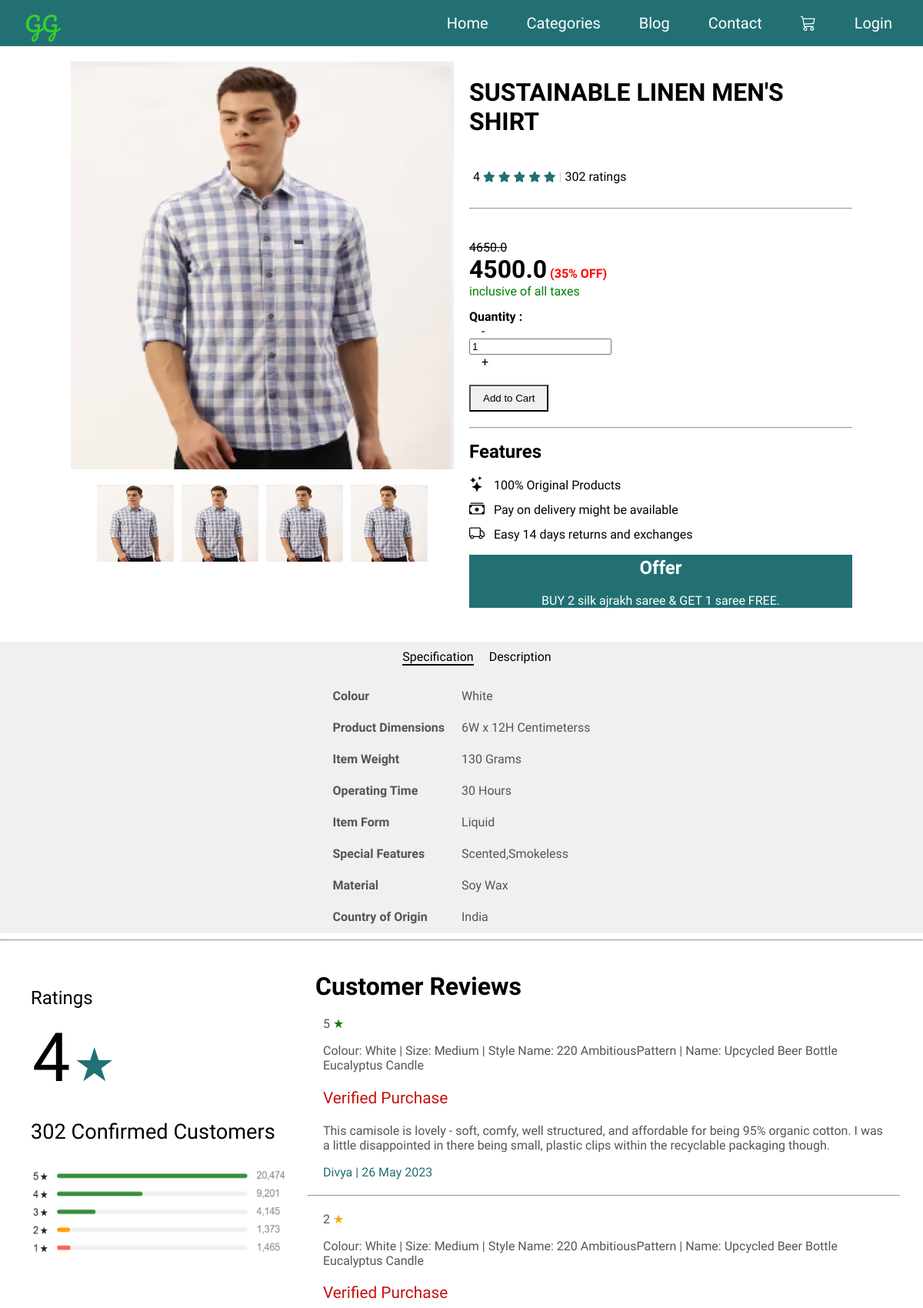
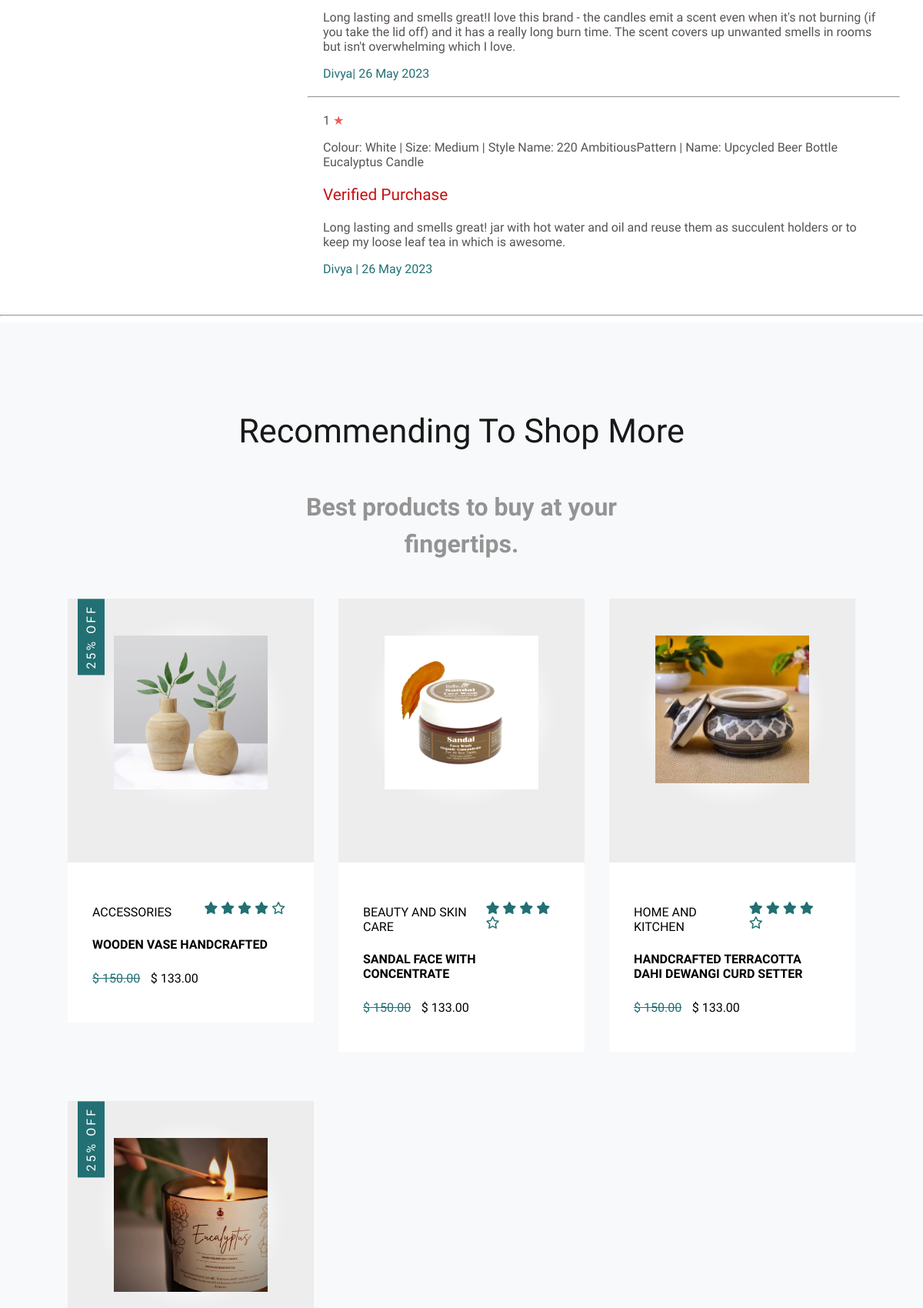
/product/linen-shirt (upper part), run on the app's committed database (2 pictures, top to bottom).
### shop/models.py (models this page shows, shortened)
class Item(models.Model):
    CATEGORY_CHOICES = [
        ('Beauty & Skin Care', 'Beauty & Skin Care'),
        ('Clothing', 'Clothing'),
        ('Home & Kitchen', 'Home & Kitchen'),
        ('Accessories', 'Accessories'),
    ]
    title = models.CharField(max_length=100)
    price = models.FloatField()
    discount_price = models.FloatField(blank=True, null=True)
    category = models.CharField(max_length=100, choices=CATEGORY_CHOICES)
    description = models.TextField(null=True, blank=True)
    image = models.ImageField(upload_to='static/images/', blank=True, null=True)
    slug = models.SlugField()

### shop/views.py (the view, shortened to what this page needs)
# urls.py: path('product/<slug:product_slug>', product, name='product'),
def product(request, product_slug):
    product = Item.objects.get(slug=product_slug)
    return render(request, 'product.html', {'product': product})

### templates/product.html (shortened to what this page needs)
{% extends 'base.html' %}
{% load static %}
{% block head %}
    <link rel="stylesheet" href="{% static 'css/product_view_page.css' %}" />
{% endblock %}
{% block content %}
    <div class="small-container container">
      <div class="row">
        <div class="col2">
          <img style="height: 530px" src="{{product.image.url}}" id="productimg" />
          <div class="small-image-box">
            <img src="{{product.image.url}}" class="smallimg" />
            <img src="{{product.image.url}}" class="smallimg" />
            <img src="{{product.image.url}}" class="smallimg" />
            <img src="{{product.image.url}}" class="smallimg" />
          </div>
        </div>
        <div class="col2 col2-1">
          <h1 class="m">{{product.title}}</h1>
          <div class="rating">
            <p class="rate">4</p>
            <span class="fa fa-star checked"></span>
            <span class="fa fa-star checked"></span>
            <span class="fa fa-star checked"></span>
            <span class="fa fa-star checked"></span>
            <span class="fa fa-star"></span>
            <p class="rate a2">|</p>
            <p class="rate">302 ratings</p>
          </div>
          <hr />
          <div class="money">
            <p class="cancel">{{product.price}}</p>
            <h4 class="a3">{{product.discount_price}}</h4>
            <p class="a4">(35% OFF)</p>
            <p class="a5" style="color: green">inclusive of all taxes</p>
          </div>
          <h1 class="a6">Quantity :</h1>
          <form method="POST">
          <div class="quantity-box">
            <div class="quantity-btn" onclick="decreaseQuantity()">-</div>
            <input id="quantity-display" name="qty" value="1"></input>
            <div class="quantity-btn" onclick="increaseQuantity()">+</div>
          </div>
          <div class="buy">
            <button type="submit" class="a7">Add to Cart</button>
          </div>
        </form>
          <hr />
          <h1 class="a10">Features</h1>
          <ul>
            <li><i class="bi bi-stars"></i> &nbsp 100% Original Products </li>
            <li><i class="bi bi-cash-stack"></i> &nbsp Pay on delivery might be available </li>
            <li><i class="bi bi-truck"></i> &nbsp Easy 14 days returns and exchanges </li>
          </ul>
          <div class="offer">
            <p class="a9">Offer</p>
            <p>BUY 2 silk ajrakh saree & GET 1 saree FREE.</p>
          </div>
        </div>
      </div>
    </div>
      <div class="tab">
        <ul class="tab-box">
          <li class="tab_btn active" style="color: black">Specification</li>
          <li class="tab_btn" style="color: black">Description</li>
          <div class="line"></div>
        </ul>
        <div class="content_box">
          <div class="content active">
            <table>
              <tr>
                <td class="boldd">Colour</td>
                <td>White</td>
              </tr>
              <tr>
                <td class="boldd">Product Dimensions</td>
                <td>6W x 12H Centimeterss</td>
              </tr>
              <tr>
                <td class="boldd">Item Weight</td>
                <td>130 Grams</td>
              </tr>
              <tr>
                <td class="boldd">Operating Time</td>
                <td>30 Hours</td>
              </tr>
              <tr>
                <td class="boldd">Item Form</td>
                <td>Liquid</td>
              </tr>
              <tr>
                <td class="boldd">Special Features</td>
                <td>Scented,Smokeless</td>
              </tr>
              <tr>
                <td class="boldd">Material</td>
                <td>Soy Wax</td>
              </tr>
              <tr>
                <td class="boldd">Country of Origin</td>
                <td>India</td>
              </tr>
            </table>
          </div>
        </div>
      </div>
    <hr />
    <div class="ratingnreview">
      <div class="rate1">
        <h2 class="rateh1">Ratings</h2>
        <div class="star4">
          <p>4</p>
          <p><span class="star">&#9733;</span></p>
        </div>
        <p class="count">302 Confirmed Customers</p>
        <img class="rate-img" src="{% static 'assets/product/review.png' %}" alt="" />
      </div>
      <div class="rate2">
        <h1 class="cr">Customer Reviews</h1>
        <div class="review">
          <p>5 <span class="star-1">&#9733;</span></p>
          <p>
            Colour: White | Size: Medium | Style Name: 220 AmbitiousPattern |
            Name: Upcycled Beer Bottle Eucalyptus Candle
          </p>
          <p class="verified">Verified Purchase</p>
          <p>
            This camisole is lovely - soft, comfy, well structured, and affordable for being 95% organic cotton. I was a little disappointed in there being small, plastic clips within the recyclable packaging though.
          </p>
          <p class="name">Divya | 26 May 2023</p>
        </div>
        <hr />
        <div class="review">
          <p>2 <span class="star-2">&#9733;</span></p>
          <p>
            Colour: White | Size: Medium | Style Name: 220 AmbitiousPattern |
            Name: Upcycled Beer Bottle Eucalyptus Candle
          </p>
          <p class="verified">Verified Purchase</p>
          <p>
            Long lasting and smells great!I love this brand - the candles emit a scent even when it's not burning (if you take the lid off) and it has a really long burn time. The scent covers up unwanted smells in rooms but isn't overwhelming which I love.
          </p>
          <p class="name">Divya| 26 May 2023</p>
        </div>
        <hr />
        <div class="review">
          <p>1 <span class="star-3">&#9733;</span></p>
          <p>
            Colour: White | Size: Medium | Style Name: 220 AmbitiousPattern |
            Name: Upcycled Beer Bottle Eucalyptus Candle
          </p>
          <p class="verified">Verified Purchase</p>
          <p>
           Long lasting and smells great! jar with hot water and oil and reuse them as succulent holders or to keep my loose leaf tea in which is awesome.
          </p>
          <p class="name">Divya | 26 May 2023</p>
        </div>
      </div>
    </div>
    <hr />
    <div class="products">
      <div class="container">
        <h1 class="lg-title">Recommending to shop more</h1>
        <p class="text-light">Best products to buy at your fingertips.</p>
        <div class="product-items">
          <div class="product">
            <div class="product-content">
              <div class="product-img">
                <img src="{% static 'assets/accessories/a8.jpg' %}" alt="product image" />
              </div>
            </div>
            <div class="product-info">
              <div class="product-info-top">
                <h2 class="sm-title">Accessories</h2>
                <div class="rating">
                  <span><i class="fas fa-star"></i></span>
                  <span><i class="fas fa-star"></i></span>
                  <span><i class="fas fa-star"></i></span>
                  <span><i class="fas fa-star"></i></span>
                  <span><i class="far fa-star"></i></span>
                </div>
              </div>
              <a href="#" class="product-name">Wooden Vase Handcrafted</a>
              <p class="product-price">$ 150.00</p>
              <p class="product-price">$ 133.00</p>
            </div>
            <div class="off-info">
              <h2 class="sm-title">25% off</h2>
            </div>
          </div>
          <div class="product">
            <div class="product-content">
              <div class="product-img">
                <img
                  src="{% static 'assets/beauty/b7.webp' %}"
                  alt="product image"
                />
              </div>
            </div>
            <div class="product-info">
              <div class="product-info-top">
                <h2 class="sm-title">Beauty and Skin Care</h2>
                <div class="rating">
                  <span><i class="fas fa-star"></i></span>
                  <span><i class="fas fa-star"></i></span>
                  <span><i class="fas fa-star"></i></span>
                  <span><i class="fas fa-star"></i></span>
                  <span><i class="far fa-star"></i></span>
                </div>
              </div>
              <a href="#" class="product-name">Sandal Face with Concentrate</a>
              <p class="product-price">$ 150.00</p>
              <p class="product-price">$ 133.00</p>
            </div>
          </div>
          <div class="product">
            <div class="product-content">
              <div class="product-img">
                <img
                  src="{% static 'assets/homeandkitchen/h4.webp' %}"
                  alt="product image"
                />
              </div>
            </div>
            <div class="product-info">
              <div class="product-info-top">
                <h2 class="sm-title">Home and Kitchen</h2>
                <div class="rating">
                  <span><i class="fas fa-star"></i></span>
                  <span><i class="fas fa-star"></i></span>
                  <span><i class="fas fa-star"></i></span>
                  <span><i class="fas fa-star"></i></span>
                  <span><i class="far fa-star"></i></span>
                </div>
              </div>
              <a href="#" class="product-name"
                >Handcrafted terracotta dahi dewangi curd setter</a
              >
              <p class="product-price">$ 150.00</p>
              <p class="product-price">$ 133.00</p>
            </div>
          </div>
          <div class="product">
            <div class="product-content">
              <div class="product-img">
                <img
                  src="{% static 'assets/homeandkitchen/h8.webp' %}"
                  alt="product image"
                />
              </div>
            </div>
            <div class="off-info">
              <h2 class="sm-title">25% off</h2>
            </div>
          </div>
        </div>
      </div>
    </div>
    {% endblock %}

### static/css/base.css (style rules this page uses)
html { scroll-behavior: smooth; }
body { transition: 0.3s ease-in-out; font-family: Signika; margin: 0; padding: 0; }
.bi { font-size: 20px; }
.row { display: flex; flex-wrap: grid; justify-content: space-evenly; height: 100%; }

### data on the page
Item: image (picture), title "SUSTAINABLE LINEN MEN'S SHIRT", price "4650.0", discount_price "4500.0"
